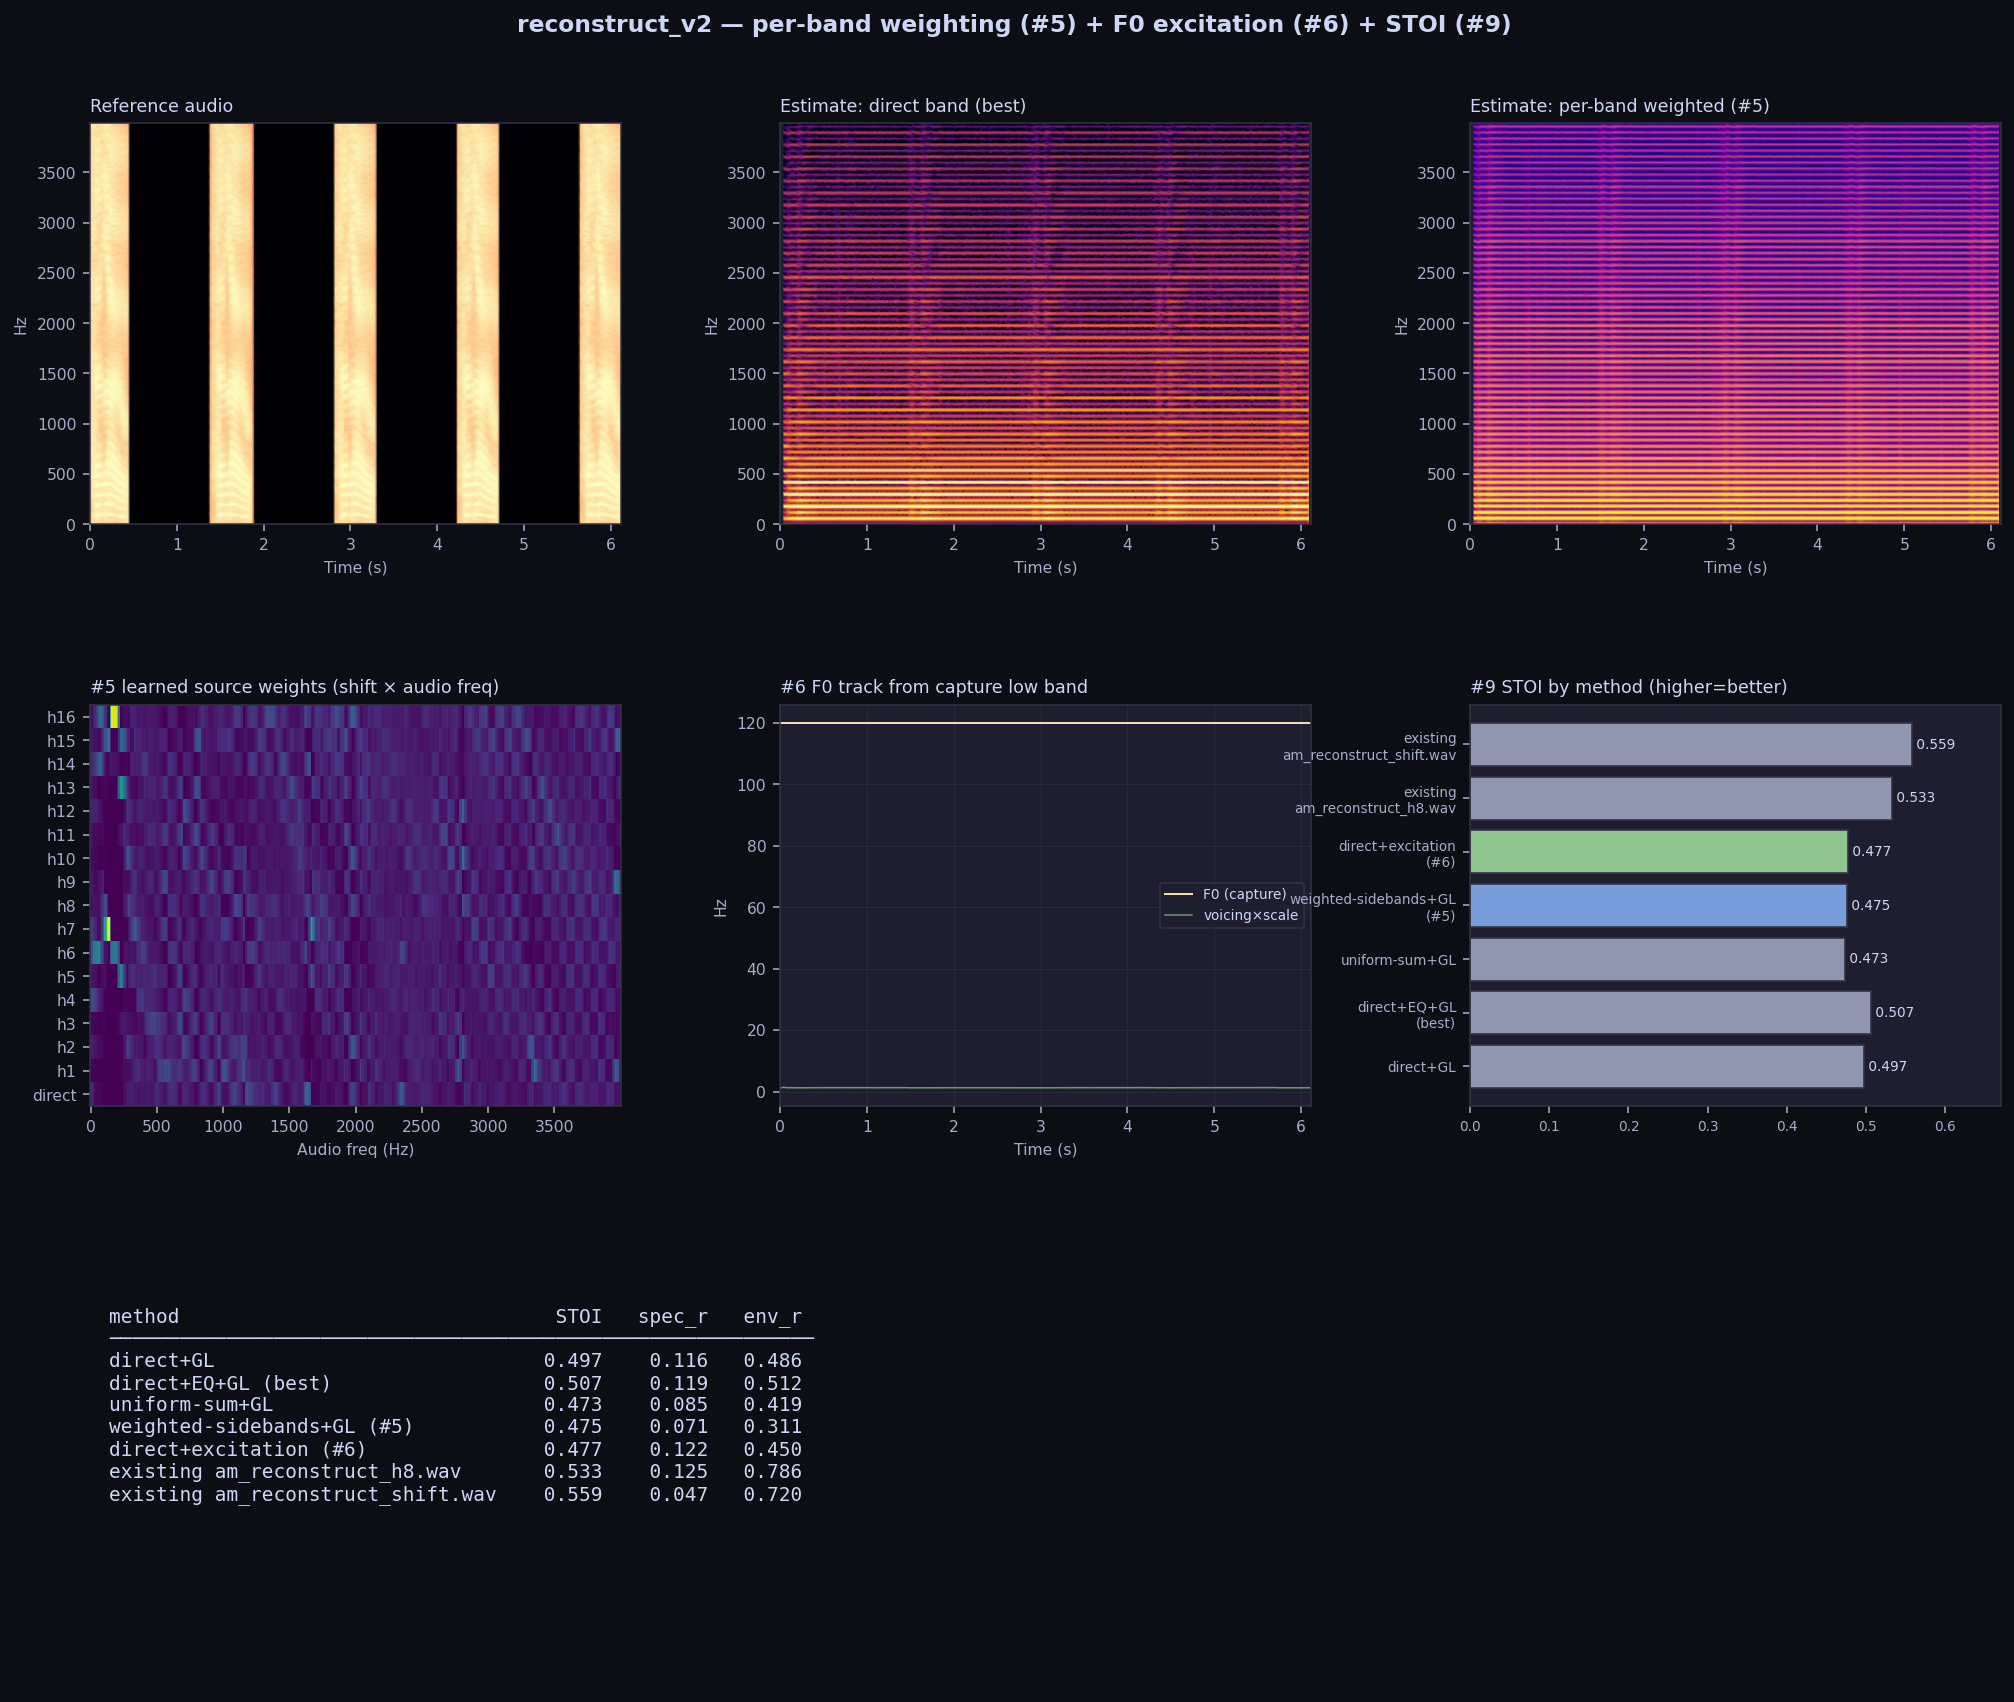

This figure's Python source:
#!/usr/bin/env python3
"""
reconstruct_v2.py — Improved speech reconstruction from powerline leakage.

Implements three upgrades over am_reconstruct.py and benchmarks them against the
existing outputs using an intelligibility metric (STOI), not just envelope r.

  #5  Per-band SNR-weighted sideband combination
      Instead of a fixed upper-only shift or a flat uniform sum over harmonics,
      learn — from the calibration sweep — how strongly each candidate source
      (direct band + each mains-harmonic sideband) carries each audio frequency,
      and combine them with those weights.  Different audio bands are best
      recovered from different harmonic shifts, so this is a measured, per-bin
      weighted mix rather than one global rule.

  #6  F0-driven excitation phase (replaces Griffin-Lim random phase)
      Griffin-Lim seeds random phase, which makes voiced speech sound whispery.
      Here we estimate an F0 track from the capture's low band, synthesise a
      voiced (harmonic) + unvoiced (noise) excitation, and impose the estimated
      magnitude spectrogram onto the *excitation's* phase.  NOTE: per-frame F0
      from this capture is unreliable (the 100-300 Hz band is contaminated by
      60/120/180 Hz mains harmonics); the win here is a voiced phase structure,
      not prosody recovery.  We report F0 reliability so this stays honest.

  #9  STOI intelligibility metric
      Every method is scored with STOI (+ spectrogram r + envelope r) against the
      reference, so we can see whether a change actually recovers words rather
      than just loudness.

Outputs:
  reconstruct_v2_<method>.wav   reconstructed audio per method
  reconstruct_v2.png            comparison figure + metrics

Usage:
    python3 reconstruct_v2.py --no-show
    python3 reconstruct_v2.py --n-harmonics 16 --no-show
"""

import argparse
import os
import sys
import wave
from math import gcd

import numpy as np
import matplotlib
import matplotlib.pyplot as plt
import matplotlib.gridspec as gridspec
from scipy import signal as dsp
from scipy.stats import pearsonr

SCRIPT_DIR = os.path.dirname(os.path.abspath(__file__))
CAP_SR = 200_000
AUD_SR = 22_050
FRAME_S = 0.05

DARK, PANEL, GRID = '#0d0d14', '#1e1e2e', '#313244'
TEXT, MUTED = '#cdd6f4', '#a6adc8'
BLUE, RED, GRN, YLW, ORNG, PURP = '#89b4fa', '#f38ba8', '#a6e3a1', '#f9e2af', '#fab387', '#cba6f7'


# ── I/O ─────────────────────────────────────────────────────────────────────

def load_capture(path):
    return np.fromfile(path, dtype=np.float32)


def read_wav(path):
    w = wave.open(path, 'rb')
    sr = w.getframerate(); ch = w.getnchannels()
    d = np.frombuffer(w.readframes(w.getnframes()), dtype=np.int16).astype(np.float32) / 32768
    w.close()
    if ch > 1:
        d = d.reshape(-1, ch).mean(1)
    return d, sr


def save_wav(path, data, rate):
    peak = np.abs(data).max()
    if peak > 0:
        data = data / peak * 0.9
    pcm = (data * 32767).astype(np.int16)
    with wave.open(path, 'wb') as wf:
        wf.setnchannels(1); wf.setsampwidth(2)
        wf.setframerate(rate); wf.writeframes(pcm.tobytes())


def downsample(x, src_sr, dst_sr):
    g = gcd(int(src_sr), int(dst_sr))
    return dsp.resample_poly(x, dst_sr // g, src_sr // g).astype(np.float32)


# ── mains detection ───────────────────────────────────────────────────────────

def detect_mains(cap_ds, sr):
    nperseg = min(65536, len(cap_ds))
    f, P = dsp.welch(cap_ds, fs=sr, nperseg=nperseg, window='blackman')
    best, best_db = 50.0, -np.inf
    for guess in (50.0, 60.0):
        m = np.abs(f - guess) < 5
        if not m.any():
            continue
        db = 10 * np.log10(P[m].max() / (P.mean() + 1e-30))
        if db > best_db:
            best_db, best = db, float(f[m][np.argmax(P[m])])
    print(f'[mains] f_mains = {best:.2f} Hz  ({best_db:.1f} dB above mean)')
    return best


# ── STFT helpers ───────────────────────────────────────────────────────────────

def stft_mag(x, sr, nperseg, noverlap):
    import warnings
    with warnings.catch_warnings():
        warnings.simplefilter('ignore')
        f, t, Z = dsp.stft(x, fs=sr, nperseg=nperseg, noverlap=noverlap,
                           window='hann', boundary=None)
    return f, t, Z


# ── #5  per-band weighted sideband combination ──────────────────────────────────

def learn_band_weights(f_mains, n_harm, sr, nperseg, noverlap,
                       sweep_cap_path, sweep_aud_path, smooth_bins=5):
    """
    Learn, per audio-frequency bin, a weight for each candidate source shift
    (direct=0 Hz, and each mains harmonic n*f_mains) from the calibration sweep.

    weight[shift, f] = ReLU(corr_t(|Y_cap(f+shift, t)|, |Y_aud(f, t)|))**2

    Returns (shifts_hz, weights[n_shifts, n_freq], f_grid) or None if no sweep.
    """
    if not (sweep_cap_path and sweep_aud_path
            and os.path.exists(sweep_cap_path) and os.path.exists(sweep_aud_path)):
        return None

    sc = downsample(load_capture(sweep_cap_path), CAP_SR, AUD_SR)
    sa, _ = read_wav(sweep_aud_path)
    n = min(len(sc), len(sa)); sc, sa = sc[:n], sa[:n]
    sc = sc - sc.mean()

    f, _, Yc = stft_mag(sc, sr, nperseg, noverlap)
    _, _, Ya = stft_mag(sa, sr, nperseg, noverlap)
    nt = min(Yc.shape[1], Ya.shape[1])
    Yc, Ya = np.abs(Yc[:, :nt]), np.abs(Ya[:, :nt])
    df = float(f[1] - f[0]); nfreq = len(f)

    shifts = np.array([0.0] + [k * f_mains for k in range(1, n_harm + 1)])
    W = np.zeros((len(shifts), nfreq))

    # zero-mean over time for correlation
    Ya_c = Ya - Ya.mean(1, keepdims=True)
    Ya_n = np.sqrt((Ya_c ** 2).sum(1)) + 1e-12

    for si, sh in enumerate(shifts):
        bins = np.round((f + sh) / df).astype(int)
        valid = (bins >= 0) & (bins < nfreq)
        src = np.zeros_like(Ya)
        src[valid] = Yc[bins[valid]]
        src_c = src - src.mean(1, keepdims=True)
        src_n = np.sqrt((src_c ** 2).sum(1)) + 1e-12
        corr = (Ya_c * src_c).sum(1) / (Ya_n * src_n)
        W[si] = np.clip(corr, 0, None) ** 2

    # smooth weights across frequency to denoise sparse-excitation bins
    if smooth_bins > 1:
        k = np.ones(smooth_bins) / smooth_bins
        for si in range(len(shifts)):
            W[si] = np.convolve(W[si], k, mode='same')

    s = W.sum(0, keepdims=True)
    W = np.where(s > 1e-9, W / s, 0.0)
    print(f'[#5]    learned weights: {len(shifts)} shifts × {nfreq} bins '
          f'(direct + {n_harm} harmonics @ {f_mains:.1f} Hz)')
    return shifts, W, f


def learn_eq(sr, nperseg, noverlap, sweep_cap_path, sweep_aud_path):
    """Frequency equalization |H(f)| = mean|Y_cap(f)| / mean|Y_aud(f)| from sweep,
    measured on the DIRECT band. Used to gently flatten the coupling response."""
    if not (sweep_cap_path and os.path.exists(sweep_cap_path)
            and sweep_aud_path and os.path.exists(sweep_aud_path)):
        return None
    sc = downsample(load_capture(sweep_cap_path), CAP_SR, AUD_SR)
    sa, _ = read_wav(sweep_aud_path)
    n = min(len(sc), len(sa)); sc, sa = sc[:n] - sc[:n].mean(), sa[:n]
    _, _, Zc = stft_mag(sc, sr, nperseg, noverlap)
    _, _, Za = stft_mag(sa, sr, nperseg, noverlap)
    H = np.abs(Zc).mean(1) / (np.abs(Za).mean(1) + 1e-9)
    return np.maximum(H, 1e-3 * H.max())


def apply_eq(X, H, reg=0.3):
    """Gentle regularized equalization. reg large → near-flat (safe on noisy bands)."""
    if H is None:
        return X
    return X / (H[:, None] + reg * H.max())


def combine_sidebands(cap_ds, f_mains, n_harm, sr, nperseg, noverlap, weights='direct'):
    """Build estimated audio magnitude spectrogram from capture sidebands.

    weights : 'direct'  → use the direct baseband only (best in benchmarks)
              (shifts, W, f_grid) tuple → #5 per-band weighted sideband sum
              None → flat uniform sum over direct+harmonics
    """
    f, t, Z = stft_mag(cap_ds - cap_ds.mean(), sr, nperseg, noverlap)
    Y = np.abs(Z); df = float(f[1] - f[0]); nfreq = len(f)

    if weights == 'direct':
        X = Y.copy(); tag = 'direct'
    elif weights is not None:
        shifts, W, _ = weights
        X = np.zeros_like(Y)
        for si, sh in enumerate(shifts):
            bins = np.round((f + sh) / df).astype(int)
            valid = (bins >= 0) & (bins < nfreq)
            src = np.zeros_like(Y)
            src[valid] = Y[bins[valid]]
            X += W[si][:, None] * src
        tag = 'weighted'
    else:
        shifts = [0.0] + [k * f_mains for k in range(1, n_harm + 1)]
        X = np.zeros_like(Y)
        for sh in shifts:
            bins = np.round((f + sh) / df).astype(int)
            valid = (bins >= 0) & (bins < nfreq)
            X[valid] += Y[bins[valid]]
        X /= len(shifts)
        tag = 'uniform'
    return f, t, Y, X, tag


# ── #6  F0-driven excitation ─────────────────────────────────────────────────

def estimate_f0(cap_ds, sr, hop):
    """Estimate an F0 track + voicing from the capture low band (pitch region)."""
    import librosa
    sos = dsp.butter(4, [70, 400], 'bp', fs=sr, output='sos')
    bp = dsp.sosfiltfilt(sos, cap_ds - cap_ds.mean())
    f0, vflag, vprob = librosa.pyin(bp.astype(float), fmin=80, fmax=320, sr=sr,
                                    frame_length=2048, hop_length=hop)
    med = float(np.nanmedian(f0[vflag])) if vflag.any() else 120.0
    f0 = np.where(np.isfinite(f0), f0, med)
    # heavy smoothing — per-frame F0 is unreliable on this capture
    f0 = dsp.medfilt(f0, 7)
    vprob = np.nan_to_num(vprob, nan=0.0)
    print(f'[#6]    F0 median={med:.1f} Hz  voiced frac={vflag.mean():.2f} '
          f'(per-frame F0 unreliable → used as phase model only)')
    return f0, vprob, med


def synth_excitation(f0_frames, vprob_frames, n_samples, sr, hop):
    """Synthesise voiced(harmonic)+unvoiced(noise) excitation at sample rate."""
    # interpolate frame-rate F0 / voicing onto sample grid
    ft = np.arange(len(f0_frames)) * hop
    st = np.arange(n_samples)
    f0_s = np.interp(st, ft, f0_frames)
    v_s = np.clip(np.interp(st, ft, vprob_frames), 0, 1)
    # continuous phase accumulator
    phase = 2 * np.pi * np.cumsum(f0_s) / sr
    nyq = sr / 2
    voiced = np.zeros(n_samples)
    kmax = int(nyq / max(f0_s.min(), 50))
    for k in range(1, kmax + 1):
        mask = (k * f0_s) < nyq
        voiced += np.where(mask, np.cos(k * phase), 0.0)
    voiced /= (np.abs(voiced).max() + 1e-9)
    rng = np.random.default_rng(0)
    noise = rng.standard_normal(n_samples)
    exc = v_s * voiced + (1 - v_s) * noise
    return exc.astype(np.float32)


# ── magnitude → audio ───────────────────────────────────────────────────────────

def griffin_lim(mag, sr, nperseg, noverlap, n_iter=60, init_phase=None):
    import warnings
    if init_phase is None:
        phase = np.exp(1j * np.random.uniform(-np.pi, np.pi, mag.shape))
    else:
        phase = np.exp(1j * init_phase[:, :mag.shape[1]])
    kw = dict(fs=sr, nperseg=nperseg, noverlap=noverlap, window='hann')
    for _ in range(n_iter):
        with warnings.catch_warnings():
            warnings.simplefilter('ignore')
            _, x = dsp.istft(mag * phase, **kw)
            _, _, S = dsp.stft(x, **kw)
        n = min(mag.shape[1], S.shape[1])
        phase = np.exp(1j * np.angle(S[:, :n])); mag = mag[:, :n]
    with warnings.catch_warnings():
        warnings.simplefilter('ignore')
        _, out = dsp.istft(mag * phase, **kw)
    return out.astype(np.float32)


def excitation_phase_synth(mag, exc, sr, nperseg, noverlap, gl_iters=8):
    """Impose target magnitude onto excitation phase, then a few GL refinements."""
    import warnings
    with warnings.catch_warnings():
        warnings.simplefilter('ignore')
        _, _, E = dsp.stft(exc, fs=sr, nperseg=nperseg, noverlap=noverlap,
                           window='hann', boundary=None)
    n = min(mag.shape[1], E.shape[1])
    return griffin_lim(mag[:, :n], sr, nperseg, noverlap,
                       n_iter=gl_iters, init_phase=np.angle(E[:, :n]))


# ── metrics ────────────────────────────────────────────────────────────────────

def fit_len(x, n):
    return x[:n] if len(x) >= n else np.r_[x, np.zeros(n - len(x), np.float32)]


def metrics(ref, rec, sr, fmax=4000):
    from pystoi import stoi
    n = min(len(ref), len(rec)); a, r = ref[:n], rec[:n]
    fr = int(FRAME_S * sr); nf = n // fr
    ae = np.array([np.sqrt(np.mean(a[i*fr:(i+1)*fr]**2)) for i in range(nf)])
    re = np.array([np.sqrt(np.mean(r[i*fr:(i+1)*fr]**2)) for i in range(nf)])
    r_env = float(pearsonr(ae, re)[0])
    f, _, Ya = dsp.stft(a, fs=sr, nperseg=2048, noverlap=1536, window='hann')
    _, _, Yr = dsp.stft(r, fs=sr, nperseg=2048, noverlap=1536, window='hann')
    fm = f <= fmax; nt = min(Ya.shape[1], Yr.shape[1])
    r_spec = float(np.corrcoef(np.abs(Ya[fm, :nt]).ravel(),
                               np.abs(Yr[fm, :nt]).ravel())[0, 1])
    try:
        s = float(stoi(a, r, sr, extended=False))
    except Exception as e:
        s = float('nan'); print(f'[stoi]  failed: {e}')
    return dict(stoi=s, spec_r=r_spec, env_r=r_env)


# ── main ─────────────────────────────────────────────────────────────────────

def main():
    ap = argparse.ArgumentParser(description=__doc__,
                                 formatter_class=argparse.RawDescriptionHelpFormatter)
    ap.add_argument('--capture', default=os.path.join(SCRIPT_DIR, 'capture.bin'))
    ap.add_argument('--reference', default=os.path.join(SCRIPT_DIR, 'original_reference.wav'))
    ap.add_argument('--sweep-capture', default=os.path.join(SCRIPT_DIR, 'sweep_capture.bin'))
    ap.add_argument('--sweep-audio', default=os.path.join(SCRIPT_DIR, 'sweep_cal.wav'))
    ap.add_argument('--n-harmonics', type=int, default=16)
    ap.add_argument('--nperseg', type=int, default=2048)
    ap.add_argument('--gl-iters', type=int, default=60)
    ap.add_argument('--fmax', type=float, default=4000)
    ap.add_argument('--no-show', action='store_true')
    args = ap.parse_args()
    if args.no_show:
        matplotlib.use('Agg')

    cap = load_capture(args.capture)
    ref, rsr = read_wav(args.reference)
    if rsr != AUD_SR:
        ref = downsample(ref, rsr, AUD_SR)
    cap_ds = downsample(cap, CAP_SR, AUD_SR)
    n = min(len(ref), len(cap_ds)); ref, cap_ds = ref[:n], cap_ds[:n]
    print(f'[load]  {n/AUD_SR:.2f}s  (lag sidecar=0)')

    f_mains = detect_mains(cap_ds, AUD_SR)
    nperseg = args.nperseg; noverlap = nperseg * 3 // 4
    hop = nperseg - noverlap

    # ── #5: learn weights; build direct, uniform, and weighted estimates ──────
    W = learn_band_weights(f_mains, args.n_harmonics, AUD_SR, nperseg, noverlap,
                           args.sweep_capture, args.sweep_audio)
    H = learn_eq(AUD_SR, nperseg, noverlap, args.sweep_capture, args.sweep_audio)
    f, t, Y, X_dir, _ = combine_sidebands(cap_ds, f_mains, args.n_harmonics,
                                          AUD_SR, nperseg, noverlap, weights='direct')
    _, _, _, X_uni, _ = combine_sidebands(cap_ds, f_mains, args.n_harmonics,
                                          AUD_SR, nperseg, noverlap, weights=None)
    _, _, _, X_wgt, _ = combine_sidebands(cap_ds, f_mains, args.n_harmonics,
                                          AUD_SR, nperseg, noverlap, weights=W)
    X_dir_eq = apply_eq(X_dir, H)

    # ── #6: F0 + excitation ───────────────────────────────────────────────────
    f0, vprob, f0med = estimate_f0(cap_ds, AUD_SR, hop)
    exc = synth_excitation(f0, vprob, n, AUD_SR, hop)

    # ── reconstruct via each method ───────────────────────────────────────────
    def GL(X):
        np.random.seed(42)
        return fit_len(griffin_lim(X, AUD_SR, nperseg, noverlap, args.gl_iters), n)
    print('[recon] direct + GL  /  direct + EQ + GL  /  #5 weighted  /  #5+#6 excitation …')
    methods = {
        'direct+GL': GL(X_dir),
        'direct+EQ+GL (best)': GL(X_dir_eq),
        'uniform-sum+GL': GL(X_uni),
        'weighted-sidebands+GL (#5)': GL(X_wgt),
        'direct+excitation (#6)': fit_len(
            excitation_phase_synth(X_dir, exc, AUD_SR, nperseg, noverlap), n),
    }

    # include existing am_reconstruct output if present
    for name, fn in [('am_reconstruct_h8.wav', 'am_reconstruct_h8.wav'),
                     ('am_reconstruct_shift.wav', 'am_reconstruct_shift.wav')]:
        p = os.path.join(SCRIPT_DIR, fn)
        if os.path.exists(p):
            d, sr = read_wav(p)
            if sr != AUD_SR:
                d = downsample(d, sr, AUD_SR)
            methods[f'existing {name}'] = fit_len(d, n)

    # ── #9: score everything ──────────────────────────────────────────────────
    print('\n══ Metrics vs reference ' + '═' * 40)
    print(f'{"method":<32} {"STOI":>7} {"spec_r":>8} {"env_r":>7}')
    results = {}
    for name, rec in methods.items():
        m = metrics(ref, rec, AUD_SR, args.fmax)
        results[name] = m
        print(f'{name:<32} {m["stoi"]:>7.3f} {m["spec_r"]:>8.3f} {m["env_r"]:>7.3f}')
    print('═' * 64)
    print('STOI: 0=unintelligible, ~0.5 poor, >0.7 good. spec_r/env_r: correlation.')

    # save wavs
    for name, rec in methods.items():
        if name.startswith('existing'):
            continue
        tag = name.split()[0].replace('+', '_')
        save_wav(os.path.join(SCRIPT_DIR, f'reconstruct_v2_{tag}.wav'), rec, AUD_SR)

    # ── figure ─────────────────────────────────────────────────────────────────
    make_figure(ref, cap_ds, Y, X_dir, X_wgt, f, t, W, f0, vprob,
                results, args.fmax, os.path.join(SCRIPT_DIR, 'reconstruct_v2.png'))

    if not args.no_show:
        plt.show()


def make_figure(ref, cap_ds, Y, X_uni, X_wgt, f, t, W, f0, vprob,
                results, fmax, out_png):
    duration = len(ref) / AUD_SR

    def specpanel(ax, tt, ff, S, cmap, title):
        fm = ff <= fmax; Sdb = 10 * np.log10(S[fm] + 1e-30)
        ax.set_facecolor(PANEL); ax.grid(False)
        ax.pcolormesh(tt, ff[fm], Sdb, shading='gouraud', cmap=cmap,
                      vmin=np.percentile(Sdb, 5), vmax=np.percentile(Sdb, 99),
                      rasterized=True)
        ax.set_title(title, color=TEXT, fontsize=9, loc='left')
        ax.set_xlabel('Time (s)', color=MUTED, fontsize=8)
        ax.set_ylabel('Hz', color=MUTED, fontsize=8)
        ax.tick_params(colors=MUTED, labelsize=8)
        for sp in ax.spines.values(): sp.set_edgecolor(GRID)
        ax.set_xlim(0, duration)

    fr, _, Yref = dsp.stft(ref, fs=AUD_SR, nperseg=2048, noverlap=1536, window='hann')
    tr = np.linspace(0, duration, Yref.shape[1])

    fig = plt.figure(figsize=(15, 13), facecolor=DARK)
    fig.suptitle('reconstruct_v2 — per-band weighting (#5) + F0 excitation (#6) + STOI (#9)',
                 color=TEXT, fontsize=12, fontweight='bold', y=0.99)
    gs = gridspec.GridSpec(3, 3, figure=fig, hspace=0.45, wspace=0.3,
                           left=0.06, right=0.97, top=0.93, bottom=0.07)

    specpanel(fig.add_subplot(gs[0, 0]), tr, fr, np.abs(Yref), 'magma', 'Reference audio')
    specpanel(fig.add_subplot(gs[0, 1]), t, f, X_uni, 'inferno', 'Estimate: direct band (best)')
    specpanel(fig.add_subplot(gs[0, 2]), t, f, X_wgt, 'plasma', 'Estimate: per-band weighted (#5)')

    # weight heatmap
    ax = fig.add_subplot(gs[1, 0])
    if W is not None:
        shifts, Wm, fg = W
        fmask = fg <= fmax
        ax.set_facecolor(PANEL); ax.grid(False)
        im = ax.pcolormesh(fg[fmask], np.arange(len(shifts)), Wm[:, fmask],
                           cmap='viridis', shading='auto', rasterized=True)
        ax.set_yticks(np.arange(len(shifts)))
        ax.set_yticklabels(['direct'] + [f'h{k}' for k in range(1, len(shifts))], fontsize=6)
        ax.set_title('#5 learned source weights (shift × audio freq)', color=TEXT, fontsize=9, loc='left')
        ax.set_xlabel('Audio freq (Hz)', color=MUTED, fontsize=8)
    else:
        ax.text(0.5, 0.5, 'no sweep — uniform', color=MUTED, ha='center', transform=ax.transAxes)
        ax.set_facecolor(PANEL)
    ax.tick_params(colors=MUTED, labelsize=8)
    for sp in ax.spines.values(): sp.set_edgecolor(GRID)

    # F0 track
    ax = fig.add_subplot(gs[1, 1])
    tf0 = np.linspace(0, duration, len(f0))
    ax.set_facecolor(PANEL)
    ax.plot(tf0, f0, color=YLW, lw=1.0, label='F0 (capture)')
    ax.plot(tf0, vprob * f0.max(), color=GRN, lw=0.8, alpha=0.6, label='voicing×scale')
    ax.set_title('#6 F0 track from capture low band', color=TEXT, fontsize=9, loc='left')
    ax.set_xlabel('Time (s)', color=MUTED, fontsize=8); ax.set_ylabel('Hz', color=MUTED, fontsize=8)
    ax.tick_params(colors=MUTED, labelsize=8); ax.set_xlim(0, duration)
    ax.grid(True, color=GRID, lw=0.5, alpha=0.6)
    ax.legend(fontsize=7, facecolor=PANEL, edgecolor=GRID, labelcolor=TEXT)
    for sp in ax.spines.values(): sp.set_edgecolor(GRID)

    # metrics bar chart (STOI)
    ax = fig.add_subplot(gs[1, 2])
    ax.set_facecolor(PANEL)
    names = list(results.keys())
    stoi_v = [results[k]['stoi'] for k in names]
    cols = [GRN if 'excitation' in k else (BLUE if '#5' in k else MUTED) for k in names]
    ax.barh(range(len(names)), stoi_v, color=cols, alpha=0.85, edgecolor=GRID)
    ax.set_yticks(range(len(names)))
    ax.set_yticklabels([k.replace(' ', '\n', 1) for k in names], fontsize=6)
    ax.set_title('#9 STOI by method (higher=better)', color=TEXT, fontsize=9, loc='left')
    ax.tick_params(colors=MUTED, labelsize=7); ax.set_xlim(0, max(0.3, max(stoi_v) * 1.2))
    for i, v in enumerate(stoi_v):
        ax.text(v, i, f' {v:.3f}', color=TEXT, fontsize=7, va='center')
    for sp in ax.spines.values(): sp.set_edgecolor(GRID)

    # metrics table text
    ax = fig.add_subplot(gs[2, :])
    ax.axis('off')
    lines = [f'{"method":<34}{"STOI":>8}{"spec_r":>9}{"env_r":>8}']
    lines.append('─' * 60)
    for k in names:
        m = results[k]
        lines.append(f'{k:<34}{m["stoi"]:>8.3f}{m["spec_r"]:>9.3f}{m["env_r"]:>8.3f}')
    ax.text(0.01, 0.95, '\n'.join(lines), color=TEXT, fontsize=10,
            family='monospace', va='top', transform=ax.transAxes)

    fig.patch.set_facecolor(DARK)
    fig.savefig(out_png, dpi=140, bbox_inches='tight', facecolor=DARK)
    print(f'[viz]   saved → {out_png}')


if __name__ == '__main__':
    main()
